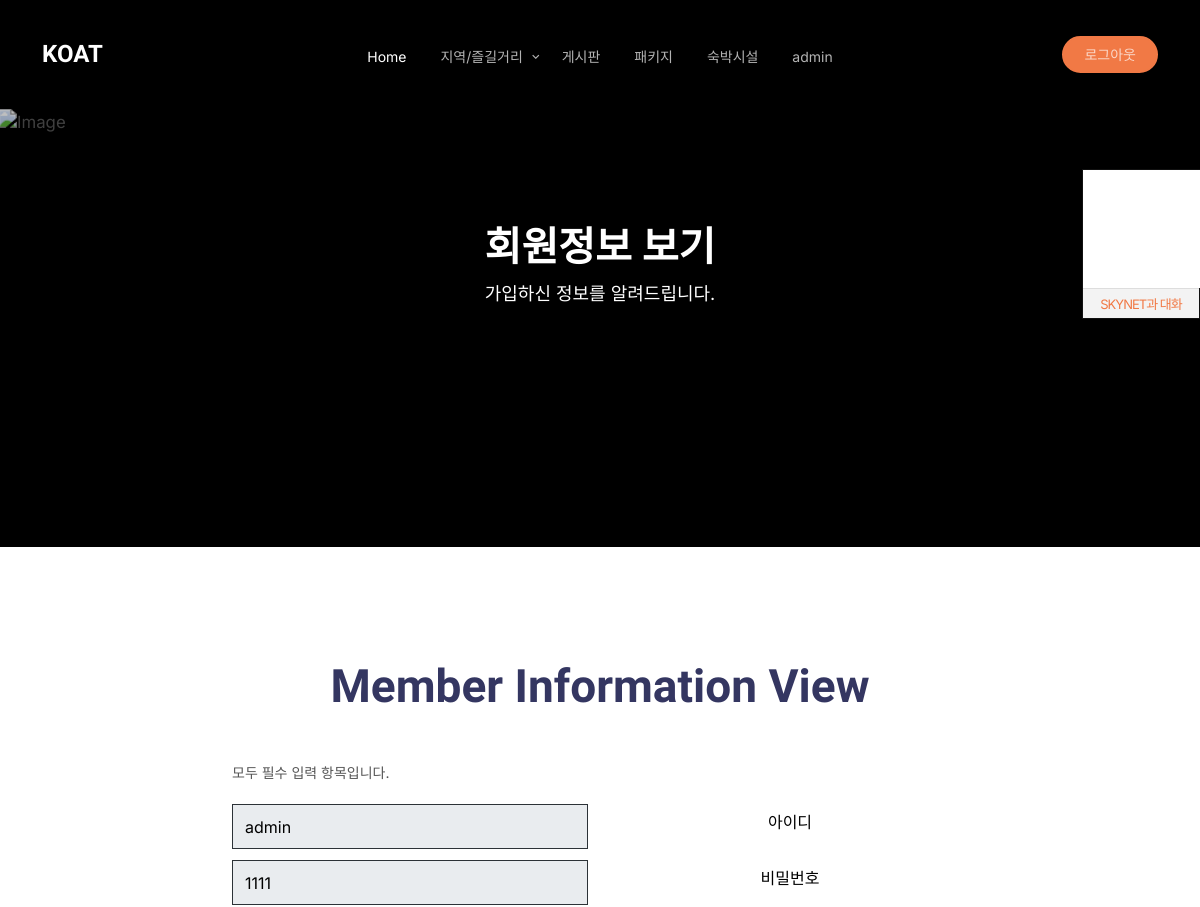
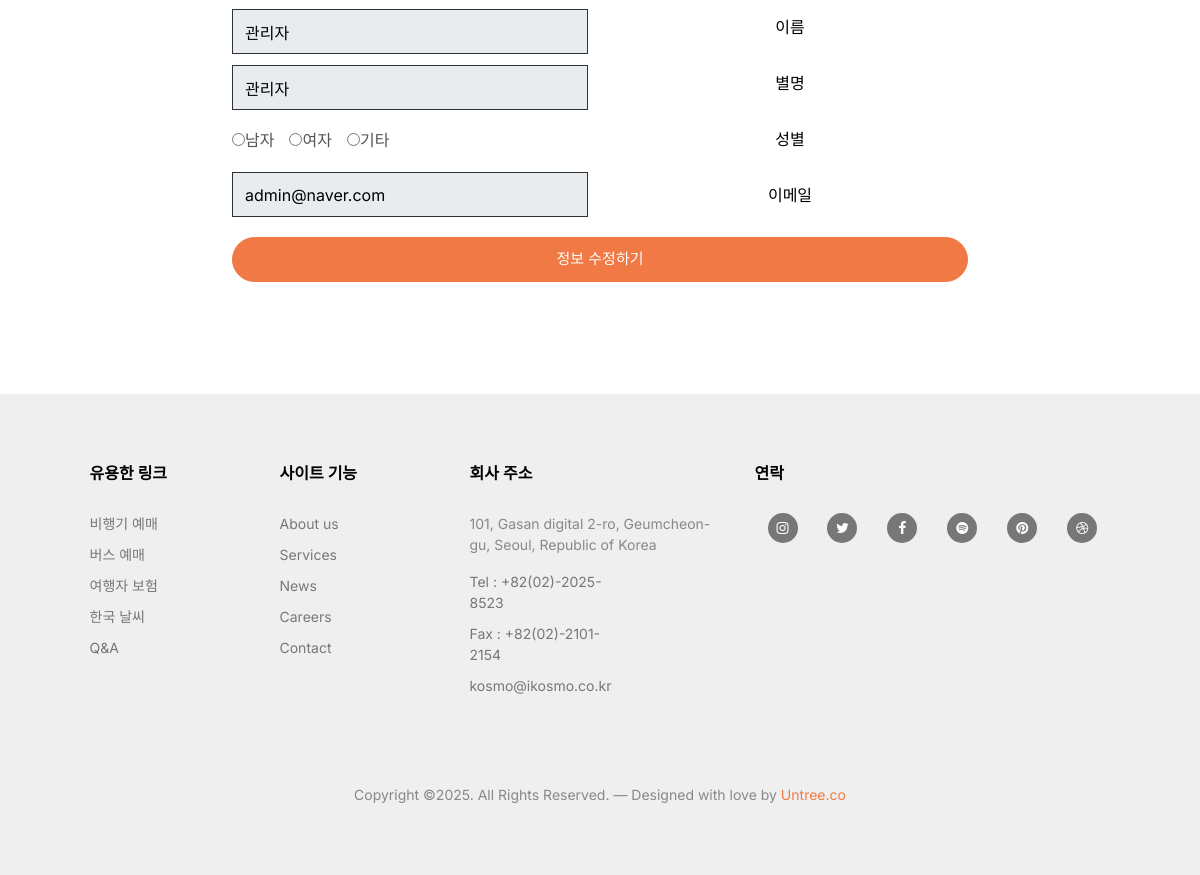
Page /member/meminfo/ (signed in) on the committed database (2 pictures, top to bottom).
### member/models.py (models this page shows)
class Member(models.Model):
  m_id = models.CharField(max_length=50,primary_key=True)
  m_password = models.CharField(max_length=100)
  m_username = models.CharField(max_length=100)
  m_nickName = models.CharField(max_length=100)
  m_gender = models.CharField(max_length=10, default='남자')
  m_email = models.CharField(max_length=100)
  m_date = models.DateTimeField(auto_now=True)
  m_auth = models.IntegerField(default=1)
  def __str__(self):
    return f"{self.m_id},{self.m_password},{self.m_username},{self.m_nickName},{self.m_gender},{self.m_email},{self.m_date},{self.m_auth},"

### member/views.py (the view)
# urls.py: path('meminfo/', views.meminfo,name="meminfo"),     #  회원정보 (내정보) 보기 (회원 정보 보기 페이지)
def meminfo(request):
  m_id = request.session['session_m_id']
  print('아이디 : ',m_id)
  qs = Member.objects.filter(m_id=m_id)
  print(qs)
  context = {"mem":qs[0]}
  return render(request, 'meminfo.html', context)

### member/templates/meminfo.html (shortened to what this page needs)
{% extends "base.html" %}
{% block container-block  %}
<div class="hero overlay">
	<div class="img-bg rellax">
		<img src="/static/images/hero_2.jpg" alt="Image" class="img-fluid">
	</div>
	<div class="container">
		<div class="row align-items-center justify-content-start">
			<div class="col-lg-6 mx-auto text-center">
				<h1 class="heading" data-aos="fade-up">회원정보 보기</h1>
				<p data-aos="fade-up">가입하신 정보를 알려드립니다.</p>
			</div>
		</div>
	</div>
</div>
<div class="section">
	<div class="container">
		<div class="row">
			<div class="col-12"	data-aos="fade-up" data-aos-delay="0">
				<h2 class="heading mb-5">Member Information View</h2>
			</div>
		</div>
		<div class="row">
			<div class="col-lg-8" data-aos="fade-up" data-aos-delay="200">
				<form action="/member/meminfo/" method="POST" id="memberform">
					<div class="row">
						<label>모두 필수 입력 항목입니다.</label>
						<div class="col-6 mb-3">
								<label></label><input type="text" class="form-control" value="{{mem.m_id}}" id="yourid" name="아이디" readonly>
								<label></label><input type="text" class="form-control" value="{{mem.m_password}}" id="yourpw" name="비밀번호" readonly>
								<label></label><input type="text" class="form-control" value="{{mem.m_username}}" id="realname" name="실명" readonly>
								<label></label><input type="text" class="form-control" value="{{mem.m_nickName}}" id="nickName" name="별명" readonly>
								<br>
								<div class="gdst">
									<label><input type="radio" name="gender" id="male" value="male"{% if mem.m_gender == 'male' %}checked{% endif %}>남자</label>
									<label><input type="radio" name="gender" id="female" value="female"{% if mem.m_gender == 'female'%}checked{% endif %}>여자</label>
									<label><input type="radio" name="gender" id="other" value="other"{% if mem.m_gender == 'other'%}checked{% endif %}>기타</label>
								</div>
								<label></label><input type="text" class="form-control" value="{{mem.m_email}}" id="youremail" name="이메일" readonly>
						</div>
						<div class="col-6 mb-3">
							<label></label><span class="form-control typex memup">아이디</span>
							<label></label><span class="form-control typex memup">비밀번호</span>
							<label></label><span class="form-control typex memup">이름</span>
							<label></label><span class="form-control typex memup">별명</span>
							<label></label><span class="form-control typex memup">성별</span>
							<label></label><span class="form-control typex memup">이메일</span>
						</div>
						<div class="col-12">
							<input type="button" value="정보 수정하기" id="mon" class="btn btn-primary dpchk">
						</div>
					</div>
				</form>
			</div>
		</div>
	</div>
</div>
{% endblock container-block  %}

### rows in the picture
Member: m_id "admin", m_password "1111", m_username "관리자", m_nickName "관리자", m_gender "☐ 남자", m_gender "☐ 여자", m_gender "☐ 기타", m_email "admin@naver.com"
